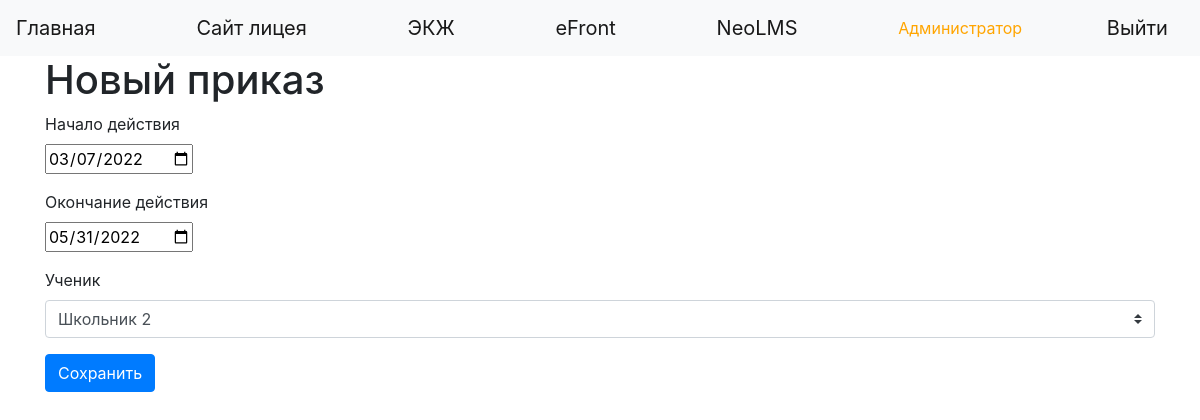
Page /edit_order/1 (signed in) on the committed database.
### data/users.py (models this page shows, shortened)
class User(SqlAlchemyBase, UserMixin):
    __tablename__ = 'users'
    id = sqlalchemy.Column(sqlalchemy.Integer, primary_key=True, autoincrement=True)
    name = sqlalchemy.Column(sqlalchemy.String, nullable=True)
    kode_1c = sqlalchemy.Column(sqlalchemy.String, nullable=True)
    id_1c = sqlalchemy.Column(sqlalchemy.String, nullable=True)
    card_number = sqlalchemy.Column(sqlalchemy.Integer, nullable=True)
    login = sqlalchemy.Column(sqlalchemy.String, index=True, unique=True, nullable=True)
    hashed_password = sqlalchemy.Column(sqlalchemy.String, nullable=True)
    created_date = sqlalchemy.Column(sqlalchemy.DateTime, default=datetime.datetime.now)
    level = sqlalchemy.Column(sqlalchemy.Integer, nullable=True)
    group_id = sqlalchemy.Column(sqlalchemy.Integer, sqlalchemy.ForeignKey("groups.id"))
    will_eat = sqlalchemy.Column(sqlalchemy.Boolean, default=False)
    group = orm.relation('Group')
    orders = orm.relation("Order", back_populates='user')

### data/orders.py (models this page shows)
class Order(SqlAlchemyBase):
    __tablename__ = 'orders'
    id = sqlalchemy.Column(sqlalchemy.Integer, primary_key=True, autoincrement=True)
    date_begin = sqlalchemy.Column(sqlalchemy.Date, default=datetime.datetime.now)
    date_end = sqlalchemy.Column(sqlalchemy.Date, default=datetime.datetime.now)
    user_id = sqlalchemy.Column(sqlalchemy.Integer, sqlalchemy.ForeignKey("users.id"))
    user = orm.relation('User')

### main_auth.py (the view, shortened to what this page needs)
@app.route('/edit_order/<int:id>', methods=['GET', 'POST'])
@login_required
def edit_order(id):
    if not current_user.is_authenticated:
        return redirect('/login')
    if current_user.level < 2:
        return redirect('/')
    form = OrdersForm()
    session = db_session.create_session()
    user_list = []
    for elem in session.query(User).all():
        user_list.append(elem.name)
    user_list.sort()
    if request.method == "GET":
        order = session.query(Order).filter(Order.id == id).first()
        if order:
            form.date_begin.data = order.date_begin
            form.date_end.data = order.date_end
            form.user.data = order.user.name
        else:
            abort(404)
    return render_template('register_order.html', title='Редактирование приказа', form=form, users=user_list)

### data/orders.py
class OrdersForm(FlaskForm):
    date_begin = DateField('Начало действия', validators=[DataRequired()])
    date_end = DateField('Окончание действия', validators=[DataRequired()])
    user = StringField('Ученик', validators=[DataRequired()])
    submit_edit = SubmitField('Сохранить')

### data/db_session.py (called while the page is built)
def create_session() -> Session:
    global __factory
    return __factory()

### main_auth.py (called while the page is built)
@login_manager.user_loader
def load_user(user_id):
    session = db_session.create_session()
    return session.query(User).get(user_id)

### templates/register_order.html (shortened to what this page needs)
{% extends "base.html" %}
{% block content %}
<h1>Новый приказ</h1>
<form action="" method="post" novalidate>
{% if current_user.is_authenticated %}
      {% if current_user.level > 0 %}
        <p>
        {{ form.date_begin.label }}<br>
        {{ form.date_begin(class="datetime") }}<br>
        </p>
   <p>
        {{ form.date_end.label }}<br>
        {{ form.date_end(class="datetime") }}<br>
        </p>
    <p>
        <div class="mycontainer" >
        {{ form.user.label }}<br>
        {{ form.user(class="custom-select", list='id_datalist') }}
    </p>
<p>{{ form.submit_edit(type="submit", class="btn btn-primary") }}</p>
{% endif %}
{% endif %}
</form>
{% endblock %}

### templates/base.html (shortened to what this page needs)
<!DOCTYPE html>
<html lang="en"><head><meta http-equiv="Content-Type" content="text/html; charset=UTF-8">
    <link rel="stylesheet" href="https://stackpath.bootstrapcdn.com/bootstrap/4.4.1/css/bootstrap.min.css">
</head>
  <body>
    <header>
      <nav class="navbar navbar-light bg-light">
         <a class="navbar-brand" href="/index">Главная</a>
        <a class="navbar-brand" href="..." target="_blank">Сайт лицея</a>
        <a class="navbar-brand" href="..." target="_blank">ЭКЖ</a>
        <a class="navbar-brand" href="..." target="_blank">eFront</a>
         <a class="navbar-brand" href="..." target="_blank">NeoLMS</a>
          {% if current_user.is_authenticated %}
            <font color="orange"> {{ current_user.name }}</font>
            <a class="navbar-brand" href="/logout">Выйти</a>
        {% else %}
            <p>
             <a class="btn btn-success" href="/login">Войти</a>
            </p>
        {% endif %}
      </nav>
    </header>
    <main role="main" class="container">
        {% block content %}{% endblock %}
    </main>
</body></html>

### rows in the picture
User: name "Администратор"
Order: date_begin "03/07/2022", date_end "05/31/2022", user "Школьник 2"
